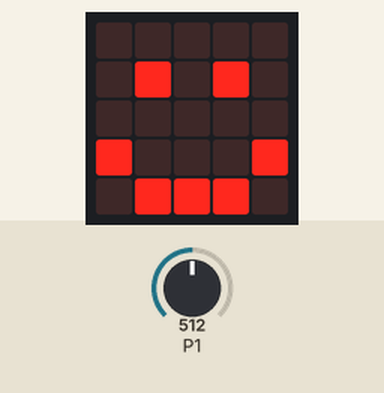
Simulated run of this program. Board: BBC micro:bit (MakeCode). Parts: the board's 5×5 LED display. The inputs (shaded band) are chosen by the test bench; at power-on: P1 = 512 (analog values on the 0–1023 scale).

Above: at 3.8 s.
3.9 s: P1 set to 415
5.6 s: P1 set to 390
At 6.9 s:
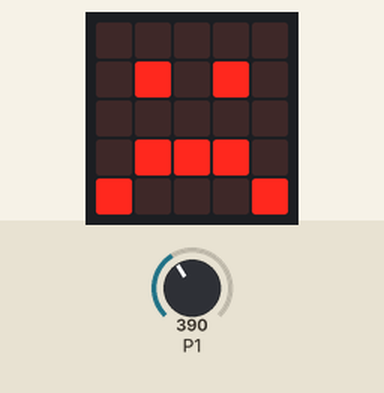
7.2 s: P1 set to 410
At 8.1 s:
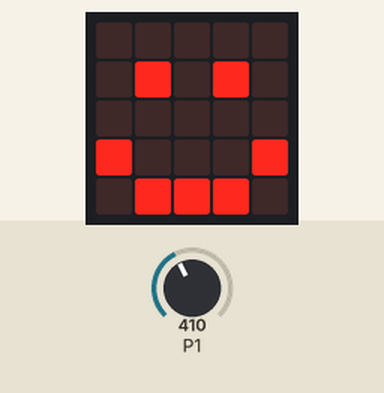
9.0 s: P1 set to 306
At 10.5 s:
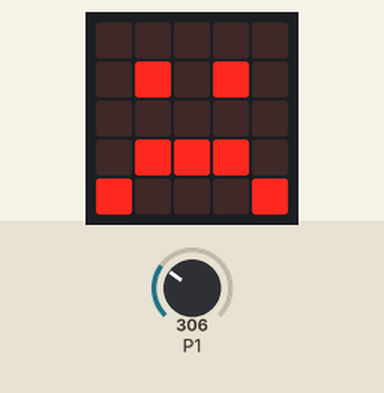
Timing chart, 0 to 11.9 s (numbered marks = the images above; inputs shaded):
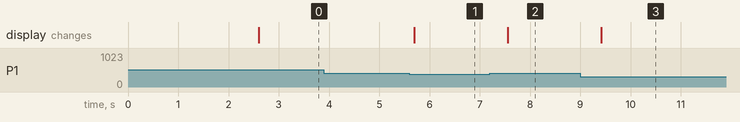

The program:

main.ts
```typescript
let fugt = 0
basic.showIcon(IconNames.Yes)
basic.pause(2000)
basic.clearScreen()
basic.forever(function () {
    fugt = pins.analogReadPin(AnalogPin.P1)
    if (fugt > 400) {
        basic.showIcon(IconNames.Happy)
    } else {
        basic.showIcon(IconNames.Sad)
    }
})
```

test.ts
```typescript
// test ender her, dette bliver ikke kompileret, når denne pakke bruges som en udvidelse.
```

Measured:
- the behaviour switches between 401 and 400 on P1 (found by bisection; images 0 and 1)
- after the input at 3.9 s, every drawn part: stays the same
- after the input at 5.6 s, the display: changes after 0.10 s (image 1)
- after the input at 7.2 s, the display: changes after 0.36 s (image 2)
- after the input at 9.0 s, the display: changes after 0.42 s (image 3)
